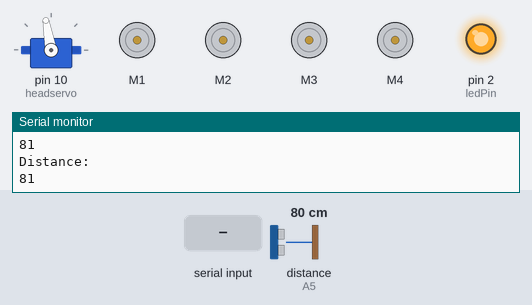
Recording of a sketch running on a simulated Arduino Uno, built with avr-gcc and run on an emulated ATmega328P. Shown: servo, 4 × DC motor (green arrow = forward, orange = backward, longer = faster), output pins drawn as LEDs (lit = HIGH), the last lines printed to the serial monitor. The test bench sets the inputs (shaded band); at power-on: distance to the obstacle (sensor on A5) 80 cm. The echo pulse lasts 58.3 µs per cm.

Above: at 2.2 s.
2.3 s: "0" received over Serial
At 6.7 s:
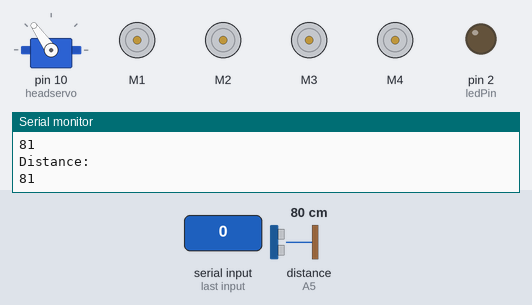
6.9 s: "F" received over Serial
At 8.4 s:
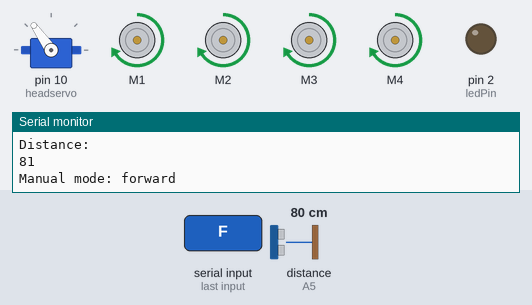
11.5 s: "B" received over Serial
At 22.0 s:
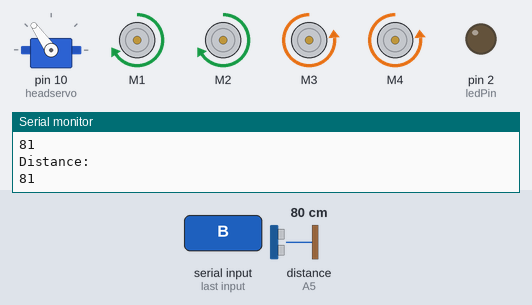
22.9 s: "L" received over Serial
27.5 s: "R" received over Serial
At 28.2 s:
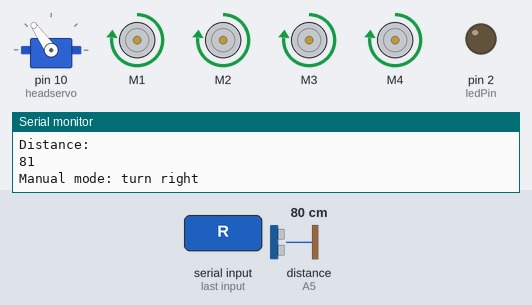
Timing chart, 0 to 33.1 s (numbered marks = the images above; inputs shaded):
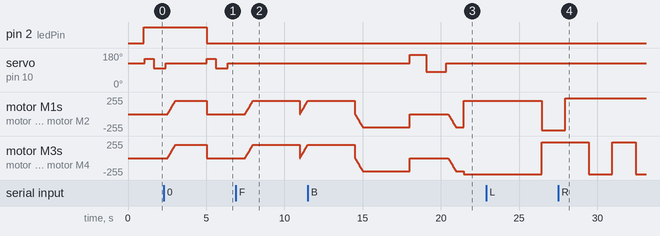

Measured:
- after the input at 2.3 s, pin 2 (ledPin): HIGH → LOW after 2.7 s
- after the input at 6.9 s, servo on pin 10 (headservo): stops changing and stays 125°
- after the input at 11.5 s, servo on pin 10 (headservo): 125° → 170° after 6.5 s, → 80° 1.1 s later, → 125° 1.3 s later
- after the input at 27.5 s, motor M1, motor M2: goes on until 27.9 s, then stays forward 240/255; motor M3, motor M4: forward 240/255 → backward 240/255 after 2.0 s, → forward 240/255 1.5 s later, → backward 240/255 1.5 s later

The sketch:

_20170402_motorshield_bluetooth_ultrasonic.code.ino
```cpp
#include <AFMotor.h>      //add Adafruit Motor Shield library
#include <Servo.h>        //add Servo Motor library
#include <NewPing.h>        //add Ultrasonic Ping library

#define MAX_SPEED 200 // sets speed of DC traction motors to 200/250 or about 70% of full speed - to get power drain down.
#define MAX_SPEED_OFFSET 40 // this sets offset to allow for differences between the two DC traction motors

#define TRIG_PIN A4 // Pin A0 on the Motor Drive Shield soldered to the ultrasonic sensor
#define ECHO_PIN A5 // Pin A1 on the Motor Drive Shield soldered to the ultrasonic sensor
#define MAX_DISTANCE 300 // sets maximum useable sensor measuring distance to 300cm
#define COLL_DIST 40 // sets distance at which robot stops and reverses to 30cm
#define COLL_DIST_MIN 15 // sets distance at which robot stops and reverses to 15cm
#define TURN_DIST COLL_DIST + 20 // sets distance at which robot veers away from object
NewPing sonar(TRIG_PIN, ECHO_PIN, MAX_DISTANCE); // sets up sensor library to use the correct pins to measure distance.

AF_DCMotor leftMotor1(1, MOTOR12_1KHZ); // create motor #1 using M1 output on Motor Drive Shield, set to 1kHz PWM frequency
AF_DCMotor leftMotor2(2, MOTOR12_1KHZ); // create motor #2, using M2 output, set to 1kHz PWM frequency
AF_DCMotor rightMotor1(3, MOTOR34_1KHZ); // create motor #3, using M3 output, set to 1kHz PWM frequency
AF_DCMotor rightMotor2(4, MOTOR34_1KHZ); // create motor #4, using M4 output, set to 1kHz PWM frequency
Servo headservo;  // create servo object to control a head servo

int leftDistance, rightDistance; //distances on either side
int curDist = 0;
String motorSet = "";
int speedSet = 0;
int ledPin = 2;     // usamos un pin de salida al LED
int serialState = '1';    // Variable lectrura serial

void setup() {
     // put your setup code here, to run once:
     headservo.attach(10);  // attaches the servo on pin 10 (SERVO_1 on the Motor Drive Shield to the servo object)
     headservo.write(125); // tells the servo to start position ie. facing forward.
     delay(1000); // delay for one seconds

     pinMode(ledPin, OUTPUT);   // Declara pin de Salida
     digitalWrite(ledPin, LOW); // Normalmente Apagado
     Serial.begin(9600);
}

void loop() {
    // si el modulo Bluetooth manda dato, guardarlo en estado.
    if(Serial.available() > 0){
         serialState = Serial.read();
    } // read only one character from serial input

    if (serialState == '1') {
      // The default "automatic" state signal received
       Serial.println("Automatic mode");
       digitalWrite(ledPin, HIGH);
       curDist = readPing();   // read distance
       moveHead();
       if ((curDist < COLL_DIST_MIN) || (leftDistance < COLL_DIST_MIN) || (rightDistance < COLL_DIST_MIN)) {
           moveBackward();  // move backward
           delay(500);
       } else {
          if ((curDist < COLL_DIST) || (leftDistance < COLL_DIST) || (rightDistance < COLL_DIST)) {
              // if forward is blocked change direction
              changePath();
          } else {
              moveForward();  // move forward
              delay(2000);
          }
       }
    } else if (serialState == '0') {
       // "Stop" signal received
       digitalWrite(ledPin, LOW);
       Serial.println("Stop mode");
       moveStop();     // stop
       moveHead();   // move head
       delay(1000);
    } else if (serialState == 'F') {
         Serial.println("Manual mode: forward");
         moveForward();
         delay(3000);
         // moveStop();     // stop
         serialState == '1';   // change to automatic mode
    } else if (serialState == 'B') {
         Serial.println("Manual mode: backward");
         moveBackward();
         delay(3000);
         moveStop();     // stop
         changePath(); // move head
         serialState == '1';   // change to automatic mode
    } else if (serialState == 'L') {
         Serial.println("Manual mode: turn right");
         turnLeft();
         delay(1500);
         moveStop();     // stop
         serialState == '1';   // change to automatic mode
    } else if (serialState == 'R') {
         Serial.println("Manual mode: turn left");
         turnRight();
         delay(1500);
         moveStop();     // stop
         serialState == '1';   // change to automatic mode
    }
 }


void changePath() {
    moveStop();     // stop
    headservo.write(170);  // check distance to the right
    delay(500);
    rightDistance = readPing(); //set right distance
    delay(500);
    headservo.write(80);  // check distace to the left
    delay(700);
    leftDistance = readPing(); //set left distance
    delay(500);
    headservo.write(125); //return to center
    delay(100);
    compareDistance();
}

void compareDistance()   // find the longest distance
{
  if (leftDistance > rightDistance) //if left is less obstructed
  {
    turnRight();
    delay(500);
    moveStop();
  }
  else if (rightDistance > leftDistance) //if right is less obstructed
  {
    turnLeft();
    delay(500);
    moveStop();
  }
   else //if they are equally obstructed
  {
    moveBackward();
    delay(500);
    turnAround();
    moveStop();
  }
}

void moveHead() {
    headservo.write(150);  // check distance to the right
    delay(300);
    rightDistance = readPing(); //set right distance
    delay(200);
    headservo.write(100);  // check distace to the left
    delay(500);
    leftDistance = readPing(); //set left distance
    delay(200);
    headservo.write(125); //return to center
    delay(100);
}

int readPing() { // read the ultrasonic sensor distance
  delay(70);
  unsigned int uS = sonar.ping();
  int cm = uS / US_ROUNDTRIP_CM;
  Serial.println("Distance:");
  Serial.println(cm);
  return cm;
}

void moveStop() {
  leftMotor1.run(RELEASE);
  leftMotor2.run(RELEASE);
  rightMotor1.run(RELEASE);
  rightMotor2.run(RELEASE);
}

void moveForward() {
    motorSet = "FORWARD";
    leftMotor1.run(FORWARD);      // turn it on going forward
    leftMotor2.run(FORWARD);      // turn it on going forward
    rightMotor1.run(FORWARD);     // turn it on going forward
    rightMotor2.run(FORWARD);     // turn it on going forward
  for (speedSet = 0; speedSet < MAX_SPEED; speedSet +=2) // slowly bring the speed up to avoid loading down the batteries too quickly
  {
    leftMotor1.setSpeed(speedSet);
    leftMotor2.setSpeed(speedSet);
    rightMotor1.setSpeed(speedSet);
    rightMotor2.setSpeed(speedSet);
    delay(5);
  }
}

void moveBackward() {
    motorSet = "BACKWARD";
    leftMotor1.run(BACKWARD);     // turn it on going backward
    leftMotor2.run(BACKWARD);     // turn it on going backward
    rightMotor1.run(BACKWARD);    // turn it on going backward
    rightMotor2.run(BACKWARD);    // turn it on going backward
  for (speedSet = 0; speedSet < MAX_SPEED; speedSet +=2) // slowly bring the speed up to avoid loading down the batteries too quickly
  {
    leftMotor1.setSpeed(speedSet);
    leftMotor2.setSpeed(speedSet);
    rightMotor1.setSpeed(speedSet);
    rightMotor2.setSpeed(speedSet);
    delay(5);
  }
}
void turnRight() {
  motorSet = "RIGHT";
  leftMotor1.run(FORWARD);      // turn motor 1 forward
  leftMotor2.run(FORWARD);      // turn motor 2 forward
  rightMotor1.run(BACKWARD);    // turn motor 3 backward
  rightMotor2.run(BACKWARD);    // turn motor 4 backward
  rightMotor1.setSpeed(speedSet + MAX_SPEED_OFFSET);
  rightMotor2.setSpeed(speedSet + MAX_SPEED_OFFSET);
  delay(1500); // run motors this way for 1500
  motorSet = "FORWARD";
  leftMotor1.run(FORWARD);      // set both motors back to forward
  leftMotor2.run(FORWARD);
  rightMotor1.run(FORWARD);
  rightMotor2.run(FORWARD);
}

void turnLeft() {
  motorSet = "LEFT";
  leftMotor1.run(BACKWARD);      // turn motor 1 backward
  leftMotor2.run(BACKWARD);      // turn motor 2 backward
  leftMotor1.setSpeed(speedSet + MAX_SPEED_OFFSET);
  leftMotor2.setSpeed(speedSet + MAX_SPEED_OFFSET);
  rightMotor1.run(FORWARD);     // turn motor 3 forward
  rightMotor2.run(FORWARD);     // turn motor 4 forward
  delay(1500); // run motors this way for 1500
  motorSet = "FORWARD";
  leftMotor1.run(FORWARD);      // turn it on going forward
  leftMotor2.run(FORWARD);      // turn it on going forward
  rightMotor1.run(FORWARD);     // turn it on going forward
  rightMotor2.run(FORWARD);     // turn it on going forward
}

void turnAround() {
  motorSet = "RIGHT";
  leftMotor1.run(FORWARD);      // turn motor 1 forward
  leftMotor2.run(FORWARD);      // turn motor 2 forward
  rightMotor1.run(BACKWARD);    // turn motor 3 backward
  rightMotor2.run(BACKWARD);    // turn motor 4 backward
  rightMotor1.setSpeed(speedSet + MAX_SPEED_OFFSET);
  rightMotor2.setSpeed(speedSet + MAX_SPEED_OFFSET);
  delay(5000); // run motors this way for long interval
  motorSet = "FORWARD";
  leftMotor1.run(FORWARD);      // set both motors back to forward
  leftMotor2.run(FORWARD);
  rightMotor1.run(FORWARD);
  rightMotor2.run(FORWARD);
}
```
